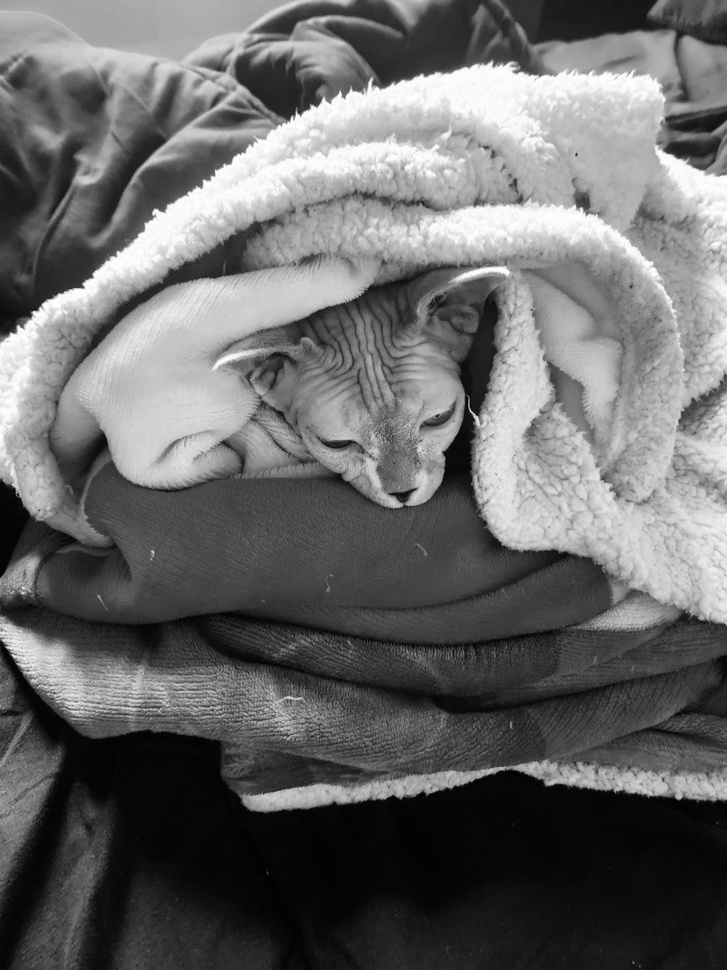
#> input picture dimensionality-reduction/yolka.jpg, 727 x 970 px, shrunk from 960 x 1280 before the run
$ python svd_app.py
#> lines starting #> are read from the running program, lines starting #| are printed output that depends on the picture
import numpy as np
import matplotlib.pyplot as plt
from PIL import Image

def computeSvdSize(U: np.array, S: np.array, V: np.array):
    return U.shape[0] * U.shape[1] + S.shape[0] + V.shape[0] * V.shape[1]

def plot(X : np.array):
    plt.imshow(X, cmap='gray', vmin=0, vmax=256)
    plt.axis('off')
    plt.show()

def info(U: np.array, S: np.array, V: np.array, xSize: int):
    print('U shape - {0}\nS shape - {1}\nV shape - {2}'.format(U.shape, S.shape, V.shape))
    svdSize = computeSvdSize(U, S, V)
    print(f'SVD size - {svdSize}')
    print('Compression rate with all singular values - {0:.02%}'.format(1 - svdSize / xSize))
    plot((U * S).dot(V))

def main():
    # Original matrix
    X = np.array(Image.open('yolka.jpg').convert('L'))
    xSize = X.shape[0] * X.shape[1]
#> xSize = 705190
    print(f'Image shape {X.shape}\nImage size - {xSize}')
#| Image shape (970, 727)
#| Image size - 705190
    plot(X)

    # SVD (full rank)
    U, S, V = np.linalg.svd(X)
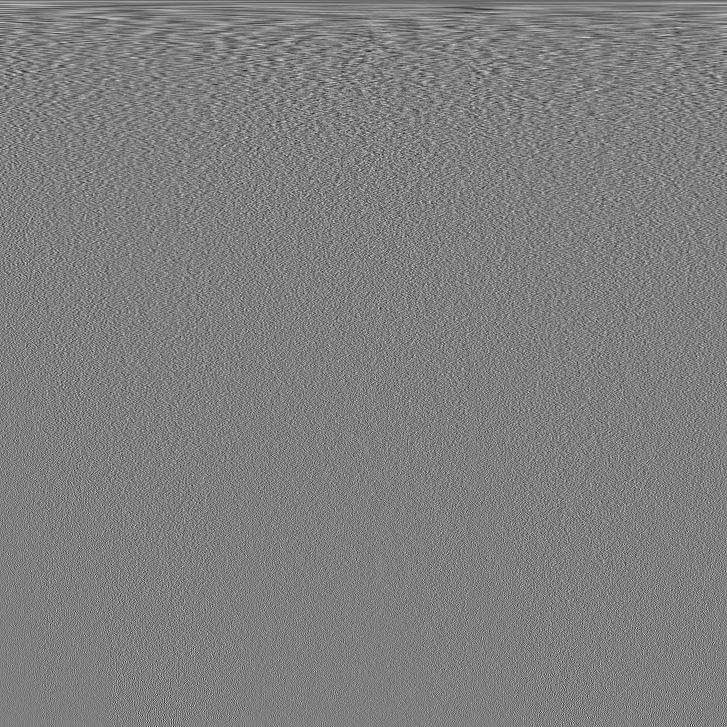
#> V: shape (727, 727) float64; min -0.227, max 0.226, mean -5.36e-05; drawn with min black and max white
#> S = 727 values, max 98175.6 at index 0, min 6.84 at index 726, mean 597.5
    r = len(S)
#> r = 727
    u = U[:,:r]     # U is (n x r)
    s = S[:r]
#> s has the same summary as S
    v = V[:r]       # V is (r x m)
    info(u, s, v, xSize)
#| U shape - (970, 727)
#| S shape - (727,)
#| V shape - (727, 727)
#> in info, `svdSize = computeSvdSize(U, S, V)`: svdSize = 1234446
#| SVD size - 1234446
#| Compression rate with all singular values - -75.05%

    # SVD (using first 10 values)
    i = 10
    u = U[:,:i]     # U is (n x r)
    s = S[:i]
#> s = [98175.6, 21743.4, 16145.7, 14562.1, 12713.4, 9595, 9031.7, 8027.2, 7516.3, 6454.4]
    v = V[:i]       # V is (r x m)
    info(u, s, v, xSize)
#| U shape - (970, 10)
#| S shape - (10,)
#| V shape - (10, 727)
#| SVD size - 16980
#| Compression rate with all singular values - 97.59%
#> in plot (call 3), `plt.show()`:
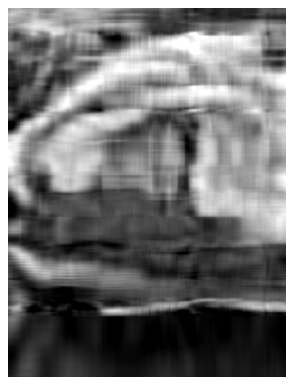
#> figure drawn by matplotlib, 1 panel

    # SVD (using first 25 values)
    i = 25
    u = U[:,:i]     # U is (n x r)
    s = S[:i]
#> s = 25 values, max 98175.6 at index 0, min 2563.4 at index 24, mean 10467.2
    v = V[:i]       # V is (r x m)
    info(u, s, v, xSize)
#| U shape - (970, 25)
#| S shape - (25,)
#| V shape - (25, 727)
#| SVD size - 42450
#| Compression rate with all singular values - 93.98%

    # SVD (using first 50 values)
    i = 50
    u = U[:,:i]     # U is (n x r)
#> u: shape (970, 50) float64
    s = S[:i]
#> s = 50 values, max 98175.6 at index 0, min 1175.8 at index 49, mean 6082
    v = V[:i]       # V is (r x m)
#> v: shape (50, 727) float64
    info(u, s, v, xSize)
#| U shape - (970, 50)
#| S shape - (50,)
#| V shape - (50, 727)
#| SVD size - 84900
#| Compression rate with all singular values - 87.96%

    # SVD (using first 75 values)
    i = 75
    u = U[:,:i]     # U is (n x r)
#> u: shape (970, 75) float64
    s = S[:i]
#> s = 75 values, max 98175.6 at index 0, min 775.6 at index 74, mean 4373.8
    v = V[:i]       # V is (r x m)
#> v: shape (75, 727) float64
    info(u, s, v, xSize)
#| U shape - (970, 75)
#| S shape - (75,)
#| V shape - (75, 727)
#| SVD size - 127350
#| Compression rate with all singular values - 81.94%

    # SVD (using first 100 values)
    i = 100
    u = U[:,:i]     # U is (n x r)
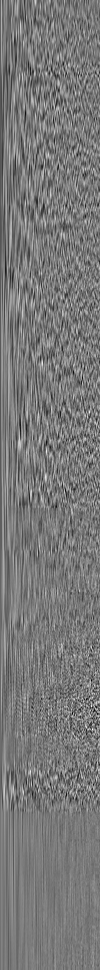
#> u: shape (970, 100) float64; min -0.159, max 0.176, mean -5.81e-05; drawn with min black and max white
    s = S[:i]
#> s = 100 values, max 98175.6 at index 0, min 573.4 at index 99, mean 3445.2
    v = V[:i]       # V is (r x m)
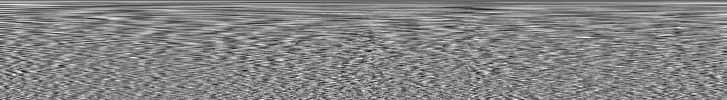
#> v: shape (100, 727) float64; min -0.166, max 0.152, mean -0.000383; drawn with min black and max white
    info(u, s, v, xSize)
#| U shape - (970, 100)
#| S shape - (100,)
#| V shape - (100, 727)
#| SVD size - 169800
#| Compression rate with all singular values - 75.92%

    # SVD (using first 300 values)
    i = 300
    u = U[:,:i]     # U is (n x r)
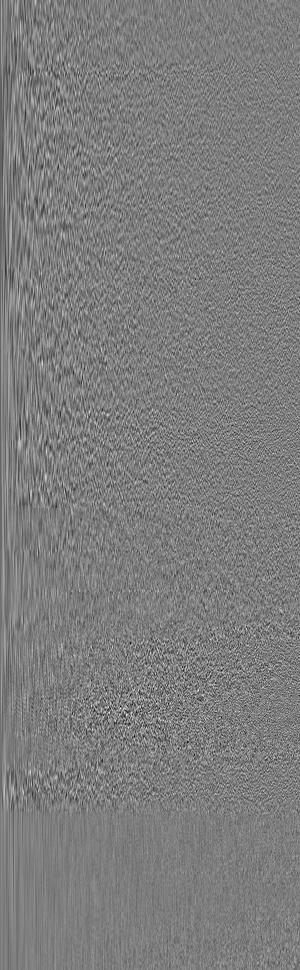
#> u: shape (970, 300) float64; min -0.214, max 0.22, mean -3.24e-05; drawn with min black and max white
    s = S[:i]
#> s = 300 values, max 98175.6 at index 0, min 167.6 at index 299, mean 1353.5
    v = V[:i]       # V is (r x m)
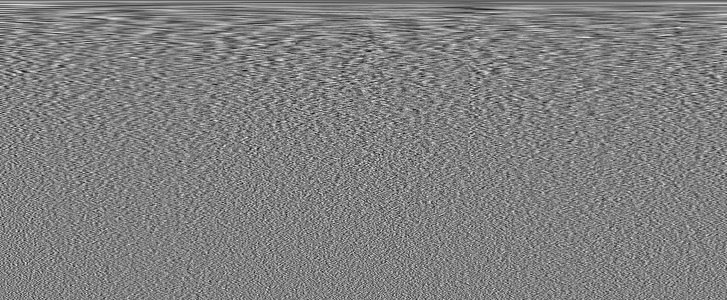
#> v: shape (300, 727) float64; min -0.172, max 0.169, mean -0.000128; drawn with min black and max white
    info(u, s, v, xSize)
#| U shape - (970, 300)
#| S shape - (300,)
#| V shape - (300, 727)
#| SVD size - 509400
#| Compression rate with all singular values - 27.76%

    plt.plot(S)
    plt.title('Singular values')
    plt.show()
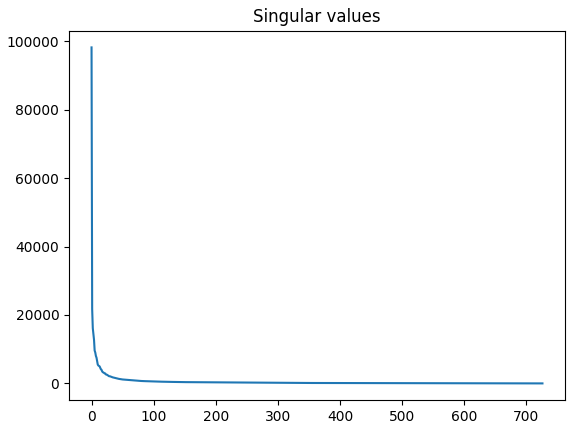
#> figure drawn by matplotlib, 1 panel; curve peaks at x = 0, y = 98175.6

if __name__ == "__main__":
    main()
